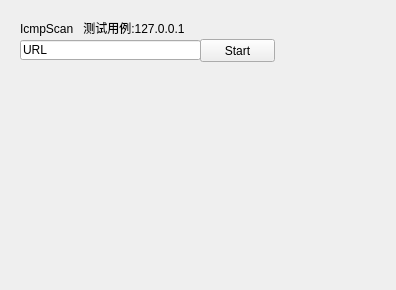
<?xml version="1.0" encoding="UTF-8"?>
<ui version="4.0">
 <class>Icmp_Scan</class>
 <widget class="QWidget" name="Icmp_Scan">
  <property name="geometry">
   <rect>
    <x>0</x>
    <y>0</y>
    <width>396</width>
    <height>290</height>
   </rect>
  </property>
  <property name="windowTitle">
   <string>Form</string>
  </property>
  <widget class="QPushButton" name="pushButton">
   <property name="geometry">
    <rect>
     <x>200</x>
     <y>39</y>
     <width>75</width>
     <height>23</height>
    </rect>
   </property>
   <property name="text">
    <string>Start</string>
   </property>
  </widget>
  <widget class="QLineEdit" name="lineEdit">
   <property name="geometry">
    <rect>
     <x>20</x>
     <y>40</y>
     <width>181</width>
     <height>20</height>
    </rect>
   </property>
   <property name="text">
    <string>URL</string>
   </property>
  </widget>
  <widget class="QLabel" name="label">
   <property name="geometry">
    <rect>
     <x>20</x>
     <y>20</y>
     <width>321</width>
     <height>16</height>
    </rect>
   </property>
   <property name="text">
    <string>IcmpScan   测试用例:127.0.0.1</string>
   </property>
  </widget>
 </widget>
 <resources/>
 <connections/>
</ui>
